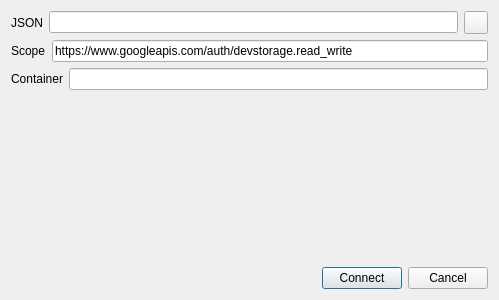
<?xml version="1.0" encoding="UTF-8"?>
<ui version="4.0">
 <class>GoogleOAuthDialog</class>
 <widget class="QDialog" name="GoogleOAuthDialog">
  <property name="geometry">
   <rect>
    <x>0</x>
    <y>0</y>
    <width>499</width>
    <height>300</height>
   </rect>
  </property>
  <property name="windowTitle">
   <string>Azure OAuth Connection</string>
  </property>
  <layout class="QGridLayout" name="gridLayout">
   <item row="0" column="0">
    <layout class="QVBoxLayout" name="verticalLayout">
     <item>
      <layout class="QHBoxLayout" name="horizontalLayout">
       <item>
        <widget class="QLabel" name="label">
         <property name="text">
          <string>JSON</string>
         </property>
        </widget>
       </item>
       <item>
        <widget class="QLineEdit" name="clientSecretsFileEdit"/>
       </item>
       <item>
        <widget class="QToolButton" name="browseButton">
         <property name="text">
          <string/>
         </property>
        </widget>
       </item>
      </layout>
     </item>
     <item>
      <layout class="QHBoxLayout" name="horizontalLayout_3">
       <item>
        <widget class="QLabel" name="label_3">
         <property name="text">
          <string>Scope</string>
         </property>
        </widget>
       </item>
       <item>
        <widget class="QLineEdit" name="scopeEdit">
         <property name="text">
          <string>https://www.googleapis.com/auth/devstorage.read_write</string>
         </property>
        </widget>
       </item>
      </layout>
     </item>
     <item>
      <layout class="QHBoxLayout" name="horizontalLayout_5">
       <item>
        <widget class="QLabel" name="label_5">
         <property name="text">
          <string>Container</string>
         </property>
        </widget>
       </item>
       <item>
        <widget class="QLineEdit" name="containerEdit"/>
       </item>
      </layout>
     </item>
     <item>
      <spacer name="verticalSpacer">
       <property name="orientation">
        <enum>Qt::Vertical</enum>
       </property>
       <property name="sizeHint" stdset="0">
        <size>
         <width>20</width>
         <height>18</height>
        </size>
       </property>
      </spacer>
     </item>
     <item>
      <layout class="QHBoxLayout" name="horizontalLayout_6">
       <item>
        <spacer name="horizontalSpacer">
         <property name="orientation">
          <enum>Qt::Horizontal</enum>
         </property>
         <property name="sizeHint" stdset="0">
          <size>
           <width>40</width>
           <height>20</height>
          </size>
         </property>
        </spacer>
       </item>
       <item>
        <widget class="QPushButton" name="connectButton">
         <property name="text">
          <string>Connect</string>
         </property>
         <property name="icon">
          <iconset theme="OK"/>
         </property>
        </widget>
       </item>
       <item>
        <widget class="QPushButton" name="cancelButton">
         <property name="text">
          <string>Cancel</string>
         </property>
         <property name="icon">
          <iconset theme="Cancel"/>
         </property>
        </widget>
       </item>
      </layout>
     </item>
    </layout>
   </item>
  </layout>
 </widget>
 <resources/>
 <connections/>
</ui>
